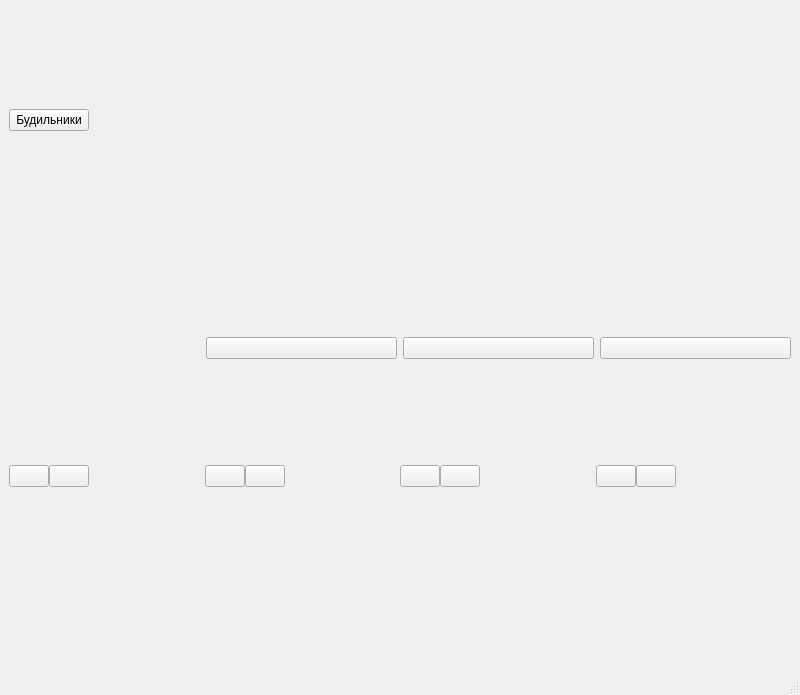
<?xml version="1.0" encoding="UTF-8"?>
<ui version="4.0">
 <class>MainWindow</class>
 <widget class="QMainWindow" name="MainWindow">
  <property name="geometry">
   <rect>
    <x>0</x>
    <y>0</y>
    <width>800</width>
    <height>695</height>
   </rect>
  </property>
  <property name="palette">
   <palette>
    <active>
     <colorrole role="Midlight">
      <brush brushstyle="SolidPattern">
       <color alpha="255">
        <red>255</red>
        <green>255</green>
        <blue>255</blue>
       </color>
      </brush>
     </colorrole>
    </active>
    <inactive>
     <colorrole role="Midlight">
      <brush brushstyle="SolidPattern">
       <color alpha="255">
        <red>255</red>
        <green>255</green>
        <blue>255</blue>
       </color>
      </brush>
     </colorrole>
    </inactive>
    <disabled>
     <colorrole role="Midlight">
      <brush brushstyle="SolidPattern">
       <color alpha="255">
        <red>255</red>
        <green>255</green>
        <blue>255</blue>
       </color>
      </brush>
     </colorrole>
    </disabled>
   </palette>
  </property>
  <property name="windowTitle">
   <string>MainWindow</string>
  </property>
  <property name="styleSheet">
   <string notr="true"/>
  </property>
  <widget class="QWidget" name="centralwidget">
   <layout class="QGridLayout" name="gridLayout">
    <item row="0" column="0">
     <widget class="QPushButton" name="pushButton_5">
      <property name="text">
       <string>Будильники</string>
      </property>
     </widget>
    </item>
    <item row="7" column="0">
     <spacer name="verticalSpacer_2">
      <property name="orientation">
       <enum>Qt::Vertical</enum>
      </property>
      <property name="sizeType">
       <enum>QSizePolicy::Fixed</enum>
      </property>
      <property name="sizeHint" stdset="0">
       <size>
        <width>20</width>
        <height>75</height>
       </size>
      </property>
     </spacer>
    </item>
    <item row="1" column="0">
     <spacer name="verticalSpacer">
      <property name="orientation">
       <enum>Qt::Vertical</enum>
      </property>
      <property name="sizeType">
       <enum>QSizePolicy::Minimum</enum>
      </property>
      <property name="sizeHint" stdset="0">
       <size>
        <width>20</width>
        <height>100</height>
       </size>
      </property>
     </spacer>
    </item>
    <item row="0" column="1">
     <spacer name="horizontalSpacer">
      <property name="orientation">
       <enum>Qt::Horizontal</enum>
      </property>
      <property name="sizeHint" stdset="0">
       <size>
        <width>40</width>
        <height>20</height>
       </size>
      </property>
     </spacer>
    </item>
    <item row="3" column="0" colspan="2">
     <layout class="QHBoxLayout" name="add_clock_layout">
      <item>
       <widget class="QPushButton" name="clock_1">
        <property name="styleSheet">
         <string notr="true"/>
        </property>
        <property name="text">
         <string/>
        </property>
        <property name="icon">
         <iconset>
          <normalon>../images/PlusButton.jpg</normalon>
         </iconset>
        </property>
        <property name="iconSize">
         <size>
          <width>180</width>
          <height>400</height>
         </size>
        </property>
        <property name="default">
         <bool>false</bool>
        </property>
        <property name="flat">
         <bool>true</bool>
        </property>
       </widget>
      </item>
      <item>
       <widget class="QPushButton" name="clock_2">
        <property name="text">
         <string/>
        </property>
        <property name="iconSize">
         <size>
          <width>180</width>
          <height>400</height>
         </size>
        </property>
       </widget>
      </item>
      <item>
       <widget class="QPushButton" name="clock_3">
        <property name="text">
         <string/>
        </property>
        <property name="iconSize">
         <size>
          <width>180</width>
          <height>400</height>
         </size>
        </property>
       </widget>
      </item>
      <item>
       <widget class="QPushButton" name="clock_4">
        <property name="text">
         <string/>
        </property>
        <property name="iconSize">
         <size>
          <width>180</width>
          <height>400</height>
         </size>
        </property>
       </widget>
      </item>
     </layout>
    </item>
    <item row="6" column="0" colspan="2">
     <layout class="QHBoxLayout" name="horizontalLayout_2">
      <property name="spacing">
       <number>0</number>
      </property>
      <property name="sizeConstraint">
       <enum>QLayout::SetMinimumSize</enum>
      </property>
      <item>
       <layout class="QHBoxLayout" name="horizontalLayout_4">
        <item>
         <widget class="QPushButton" name="Settings_clock_1">
          <property name="text">
           <string/>
          </property>
         </widget>
        </item>
        <item>
         <widget class="QPushButton" name="Delete_clock_1">
          <property name="text">
           <string/>
          </property>
         </widget>
        </item>
        <item>
         <spacer name="horizontalSpacer_2">
          <property name="orientation">
           <enum>Qt::Horizontal</enum>
          </property>
          <property name="sizeType">
           <enum>QSizePolicy::Expanding</enum>
          </property>
          <property name="sizeHint" stdset="0">
           <size>
            <width>100</width>
            <height>20</height>
           </size>
          </property>
         </spacer>
        </item>
       </layout>
      </item>
      <item>
       <layout class="QHBoxLayout" name="horizontalLayout_5">
        <item>
         <widget class="QPushButton" name="Settings_clock_2">
          <property name="text">
           <string/>
          </property>
         </widget>
        </item>
        <item>
         <widget class="QPushButton" name="Delete_clock_2">
          <property name="text">
           <string/>
          </property>
         </widget>
        </item>
        <item>
         <spacer name="horizontalSpacer_3">
          <property name="orientation">
           <enum>Qt::Horizontal</enum>
          </property>
          <property name="sizeType">
           <enum>QSizePolicy::Expanding</enum>
          </property>
          <property name="sizeHint" stdset="0">
           <size>
            <width>100</width>
            <height>20</height>
           </size>
          </property>
         </spacer>
        </item>
       </layout>
      </item>
      <item>
       <layout class="QHBoxLayout" name="horizontalLayout_6">
        <item>
         <widget class="QPushButton" name="Settings_clock_3">
          <property name="text">
           <string/>
          </property>
         </widget>
        </item>
        <item>
         <widget class="QPushButton" name="Delete_clock_3">
          <property name="text">
           <string/>
          </property>
         </widget>
        </item>
        <item>
         <spacer name="horizontalSpacer_4">
          <property name="orientation">
           <enum>Qt::Horizontal</enum>
          </property>
          <property name="sizeType">
           <enum>QSizePolicy::Expanding</enum>
          </property>
          <property name="sizeHint" stdset="0">
           <size>
            <width>100</width>
            <height>20</height>
           </size>
          </property>
         </spacer>
        </item>
       </layout>
      </item>
      <item>
       <layout class="QHBoxLayout" name="horizontalLayout_7">
        <item>
         <widget class="QPushButton" name="Settings_clock_4">
          <property name="text">
           <string/>
          </property>
         </widget>
        </item>
        <item>
         <widget class="QPushButton" name="Delete_clock_4">
          <property name="text">
           <string/>
          </property>
         </widget>
        </item>
        <item>
         <spacer name="horizontalSpacer_5">
          <property name="orientation">
           <enum>Qt::Horizontal</enum>
          </property>
          <property name="sizeType">
           <enum>QSizePolicy::Expanding</enum>
          </property>
          <property name="sizeHint" stdset="0">
           <size>
            <width>100</width>
            <height>20</height>
           </size>
          </property>
         </spacer>
        </item>
       </layout>
      </item>
     </layout>
    </item>
   </layout>
  </widget>
  <widget class="QStatusBar" name="statusbar"/>
 </widget>
 <resources/>
 <connections/>
</ui>
